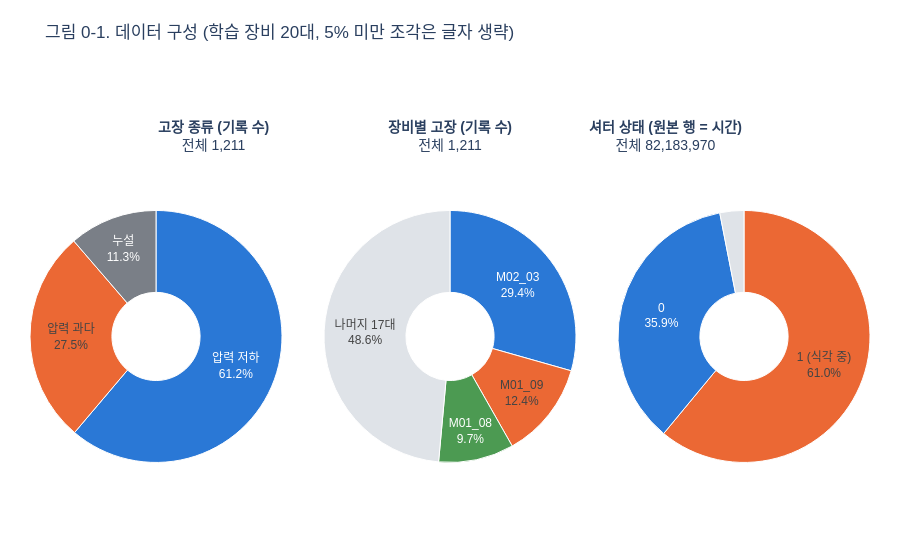

The cell this chart's notebook holds for it:
### Markdown cell above
### 데이터 한눈에 보기

학습 장비 20대 전체를 세 가지로 나눠 본다. 고장 기록은 중복을 뺀 값이고, 셔터 상태는 원본 행(약 4초당 1행, 즉 시간) 기준이다.

### Code cell
# ① 고장 종류별 기록 수 (중복 제외)
fault_type_counts = events.fault_type.map(FSHORT).value_counts().reindex(ORDER)

# ② 장비별 고장 기록 수: 상위 3대 + 나머지 17대
tool_fault_counts = events.Tool.astype(str).value_counts()
top_tools = list(tool_fault_counts.index[:3])
tool_share = pd.concat([tool_fault_counts[top_tools],
                        pd.Series({f'나머지 {len(tool_fault_counts) - 3}대': tool_fault_counts.iloc[3:].sum()})])

# ③ 셔터 상태별 시간: 원본 행 수(n_rows)를 더한다 → 시간 기준 비율
shutter_label = df.shutter.map({1: '1 (식각 중)', 0: '0'}).fillna('2·3·255·결측')
shutter_time = df.n_rows.groupby(shutter_label).sum().reindex(['1 (식각 중)', '0', '2·3·255·결측'])

# 그림 0-1: 파이 3개를 가로로 배치
pie_specs = [('고장 종류 (기록 수)', fault_type_counts, [C_OK, C_FAIL, C_GREY]),
             ('장비별 고장 (기록 수)', tool_share, ['#2a78d6', '#eb6834', '#4c9a52', '#dfe3e8']),
             ('셔터 상태 (원본 행 = 시간)', shutter_time, [C_FAIL, C_OK, '#dfe3e8'])]
pie_x_ranges = [(0, .30), (.35, .65), (.70, 1)]
fig = go.Figure()
for (x_left, x_right), (title, counts, colors) in zip(pie_x_ranges, pie_specs):
    ratios = counts / counts.sum()
    fig.add_trace(go.Pie(labels=counts.index, values=counts.values, sort=False, direction='clockwise', hole=.35,
                         domain=dict(x=[x_left, x_right], y=[0, .74]),           # 위쪽은 제목 자리로 비운다
                         marker=dict(colors=colors, line=dict(color='white', width=1)),
                         # 5% 미만 조각은 글자가 겹치므로 생략한다(마우스를 올리면 보임)
                         text=[f'{slice_name}<br>{ratio:.1%}' if ratio >= .05 else ''
                               for slice_name, ratio in zip(counts.index, ratios)],
                         textinfo='text', textposition='inside', showlegend=False, name=title,
                         hovertemplate='%{label}<br>%{value:,} (%{percent:.1%})<extra></extra>'))
    fig.add_annotation(x=(x_left + x_right) / 2, y=.9, xref='paper', yref='paper', showarrow=False, font=dict(size=14),
                       text=f'<b>{title}</b><br>전체 {counts.sum():,}')
fig.update_layout(title='그림 0-1. 데이터 구성 (학습 장비 20대, 5% 미만 조각은 글자 생략)')
show(fig, 560)
print(f'고장 상위 3대({", ".join(top_tools)})가 고장 기록의 {tool_fault_counts[top_tools].sum() / tool_fault_counts.sum():.1%}')

### Figure 1 — Plotly figure (JSON) as saved in the notebook; plotly's stock layout.template omitted (floating-point values rounded to 4 significant figures)
{"data": [{"direction": "clockwise", "domain": {"x": [0, 0.3], "y": [0, 0.74]}, "hole": 0.35, "hovertemplate": "%{label}<br>%{value:,} (%{percent:.1%})<extra></extra>", "labels": ["압력 저하", "압력 과다", "누설"], "marker": {"colors": ["#2a78d6", "#eb6834", "#7a7f87"], "line": {"color": "white", "width": 1}}, "name": "고장 종류 (기록 수)", "showlegend": false, "sort": false, "text": ["압력 저하<br>61.2%", "압력 과다<br>27.5%", "누설<br>11.3%"], "textinfo": "text", "textposition": "inside", "type": "pie", "values": [741, 333, 137]}, {"direction": "clockwise", "domain": {"x": [0.35, 0.65], "y": [0, 0.74]}, "hole": 0.35, "hovertemplate": "%{label}<br>%{value:,} (%{percent:.1%})<extra></extra>", "labels": ["M02_03", "M01_09", "M01_08", "나머지 17대"], "marker": {"colors": ["#2a78d6", "#eb6834", "#4c9a52", "#dfe3e8"], "line": {"color": "white", "width": 1}}, "name": "장비별 고장 (기록 수)", "showlegend": false, "sort": false, "text": ["M02_03<br>29.4%", "M01_09<br>12.4%", "M01_08<br>9.7%", "나머지 17대<br>48.6%"], "textinfo": "text", "textposition": "inside", "type": "pie", "values": [356, 150, 117, 588]}, {"direction": "clockwise", "domain": {"x": [0.7, 1], "y": [0, 0.74]}, "hole": 0.35, "hovertemplate": "%{label}<br>%{value:,} (%{percent:.1%})<extra></extra>", "labels": ["1 (식각 중)", "0", "2·3·255·결측"], "marker": {"colors": ["#eb6834", "#2a78d6", "#dfe3e8"], "line": {"color": "white", "width": 1}}, "name": "셔터 상태 (원본 행 = 시간)", "showlegend": false, "sort": false, "text": ["1 (식각 중)<br>61.0%", "0<br>35.9%", ""], "textinfo": "text", "textposition": "inside", "type": "pie", "values": [50132982, 29516523, 2534465]}], "layout": {"annotations": [{"font": {"size": 14}, "showarrow": false, "text": "<b>고장 종류 (기록 수)</b><br>전체 1,211", "x": 0.15, "xref": "paper", "y": 0.9, "yref": "paper"}, {"font": {"size": 14}, "showarrow": false, "text": "<b>장비별 고장 (기록 수)</b><br>전체 1,211", "x": 0.5, "xref": "paper", "y": 0.9, "yref": "paper"}, {"font": {"size": 14}, "showarrow": false, "text": "<b>셔터 상태 (원본 행 = 시간)</b><br>전체 82,183,970", "x": 0.85, "xref": "paper", "y": 0.9, "yref": "paper"}], "font": {"family": "Malgun Gothic, sans-serif"}, "height": 560, "margin": {"b": 70, "l": 30, "r": 30, "t": 75}, "title": {"text": "그림 0-1. 데이터 구성 (학습 장비 20대, 5% 미만 조각은 글자 생략)"}}}
